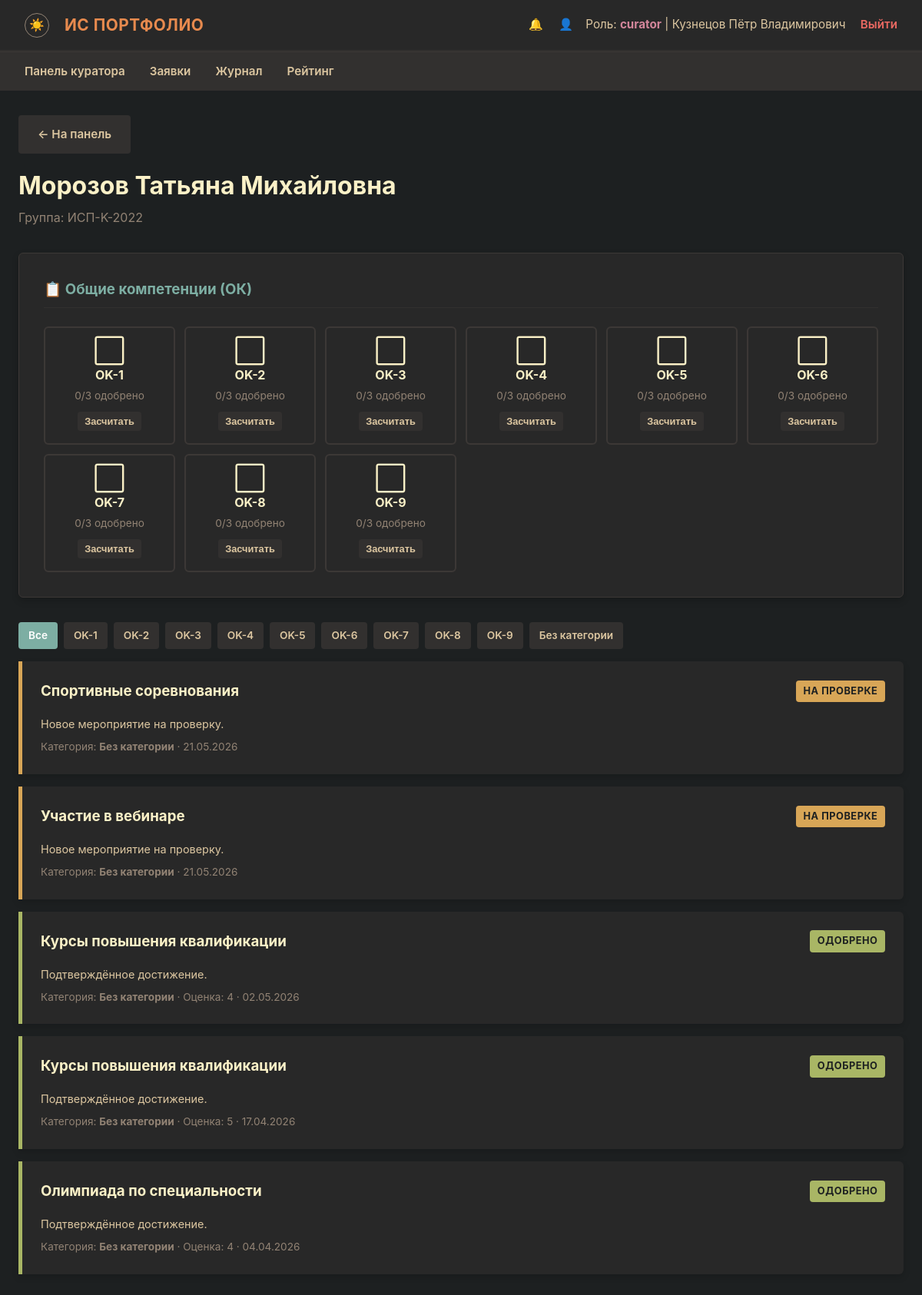
The page /curator/student_ok/12 (signed in) on the database its author committed.
### models.py (models this page shows, shortened)
class User(db.Model, UserMixin):
    __tablename__ = 'users'
    id: int = db.Column(db.Integer, primary_key=True)
    username: str = db.Column(db.String(50), unique=True, nullable=False)
    password_hash: str = db.Column(db.String(256), nullable=False)
    role: str = db.Column(db.String(20), nullable=False)
    last_name: Optional[str] = db.Column(db.String(50), nullable=True)
    first_name: Optional[str] = db.Column(db.String(50), nullable=True)
    patronymic: Optional[str] = db.Column(db.String(50), nullable=True)
    group_name: Optional[str] = db.Column(db.String(20), nullable=True)
    group_id: Optional[int] = db.Column(db.Integer, db.ForeignKey('groups.id'), nullable=True)
    events = db.relationship('Event', backref='student', lazy=True, cascade='all, delete-orphan')
    notifications = db.relationship('Notification', backref='user', lazy=True, cascade='all, delete-orphan')
    scholarship_requests = db.relationship('ScholarshipRequest', backref='student', lazy=True, cascade='all, delete-orphan')
    curated_groups = db.relationship('Group', foreign_keys='Group.curator_id',
                                     back_populates='curator', lazy='select')
    @property
    def full_name(self) -> str:
        return ' '.join(filter(None, [self.last_name, self.first_name, self.patronymic])) or self.username

class Event(db.Model):
    __tablename__ = 'events'
    id: int = db.Column(db.Integer, primary_key=True)
    student_id: int = db.Column(db.Integer, db.ForeignKey('users.id'), nullable=False)
    title: str = db.Column(db.String(150), nullable=False)
    description: Optional[str] = db.Column(db.Text, nullable=True)
    status: str = db.Column(db.String(20), default=EventStatus.PENDING, nullable=False)
    previous_status: Optional[str] = db.Column(db.String(20), nullable=True)
    category: Optional[str] = db.Column(db.String(5), nullable=True)
    score: Optional[int] = db.Column(db.Integer, nullable=True)
    curator_comment: Optional[str] = db.Column(db.Text, nullable=True)
    commission_comment: Optional[str] = db.Column(db.Text, nullable=True)
    created_at: datetime = db.Column(db.DateTime, default=datetime.utcnow, nullable=False)
    commission_reviewed_at: Optional[datetime] = db.Column(db.DateTime, nullable=True)
    files = db.relationship('EventFile', backref='event', lazy=True, cascade='all, delete-orphan')
    @property
    def status_label(self) -> str:
        return {'pending':'На проверке','approved':'Одобрено','rejected':'Отклонено','disputed':'В комиссии'}.get(self.status,self.status)
    @property
    def category_label(self) -> str: return self.category if self.category else 'Без категории'

### routes/curator.py (the view)
    @app.route('/curator/student_ok/<int:student_id>', methods=['GET'])
    @login_required
    def curator_student_ok(student_id):
        if current_user.role != 'curator':
            abort(403)
        student = db.get_or_404(User, student_id)
        if student.role != 'student':
            abort(404)
        curator_gids = [g.id for g in current_user.curated_groups]
        if student.group_id not in curator_gids:
            abort(403)
        ok_stats = get_ok_stats(student_id)
        current_category = request.args.get('category')
        if current_category == 'none':
            events = Event.query.filter(
                Event.student_id == student_id, Event.category.is_(None)
            ).order_by(Event.created_at.desc()).all()
        elif current_category:
            events = Event.query.filter_by(
                student_id=student_id, category=current_category
            ).order_by(Event.created_at.desc()).all()
        else:
            events = Event.query.filter_by(student_id=student_id).order_by(
                Event.created_at.desc()
            ).all()
        return render_template('curator_student_ok.html',
                               student=student, ok_stats=ok_stats,
                               ok_list=OK_LIST,
                               current_category=current_category,
                               events=events)

### helpers.py (called while the page is built)
def generate_csrf_token() -> str:
    if '_csrf_token' not in session:
        session['_csrf_token'] = secrets.token_hex(CSRF_TOKEN_BYTES)
    return session['_csrf_token']

### services/ok_service.py (called while the page is built)
def get_ok_stats(student_id: int) -> List[dict]:
    overrides = set(
        r.ok_category for r in CuratorOKOverride.query.filter_by(student_id=student_id).all()
    )
    approved = {
        c: Event.query.filter_by(
            student_id=student_id, category=c, status=EventStatus.APPROVED
        ).count()
        for c in OK_LIST
    }
    pending = {
        c: Event.query.filter_by(
            student_id=student_id, category=c, status=EventStatus.PENDING
        ).count()
        for c in OK_LIST
    }
    result = []
    for ok in OK_LIST:
        cnt = approved.get(ok, 0)
        done = cnt >= OK_MIN_EVENTS or ok in overrides
        result.append({
            'ok': ok,
            'approved': cnt,
            'pending': pending.get(ok, 0),
            'has_override': ok in overrides,
            'done': done,
        })
    return result

### templates/curator_student_ok.html (shortened to what this page needs)
{% extends 'base.html' %}
{% block content %}
<div class="page-header">
    <div>
        <a href="{{ url_for('curator_dashboard') }}" class="btn" style="background-color: var(--bg2); color: var(--fg1); text-decoration: none; margin-bottom: 0.5rem; display: inline-block;">← На панель</a>
        <h1 style="color: var(--fg0); margin: 0.5rem 0 0 0;">{{ student.full_name }}</h1>
        <p style="color: var(--gray); margin: 0.25rem 0 0 0;">Группа: {{ student.group_name or '—' }}</p>
    </div>
</div>
<div class="form-card" style="margin-bottom: 2rem;">
    <h3 class="section-heading">📋 Общие компетенции (ОК)</h3>
    <div style="display: grid; grid-template-columns: repeat(auto-fill, minmax(150px, 1fr)); gap: 0.75rem;">
        {% for ok in ok_stats %}
        <div style="padding: 1rem; text-align: center; border-radius: 6px;
                    background: var(--bg1); border: 2px solid var(--bg3);
                    {% if ok.done %}border-color: var(--green);{% endif %}">
            <div style="font-size: 1.8rem; line-height: 1; margin-bottom: 0.25rem;">
                {% if ok.done %}✅{% elif ok.approved > 0 %}⏳{% else %}⬜{% endif %}
            </div>
            <div style="font-weight: bold; font-size: 1rem; color: var(--fg0);">{{ ok.ok }}</div>
            <div style="font-size: 0.85rem; color: var(--gray); margin-top: 0.25rem;">
                {{ ok.approved }}/3 одобрено
            </div>
            <form action="{{ url_for('curator_toggle_ok', student_id=student.id, ok_category=ok.ok) }}" method="POST" style="margin-top: 0.5rem;">
                <button type="submit" class="btn" style="padding: 0.25rem 0.5rem; font-size: 0.8rem;
                    {% if ok.has_override %}background: var(--red); color: #fff;{% else %}background: var(--bg2); color: var(--fg1);{% endif %}">
                    {% if ok.has_override %}Отменить зачёт{% else %}Засчитать{% endif %}
                </button>
            </form>
        </div>
        {% endfor %}
    </div>
</div>
<div style="display: flex; gap: 0.5rem; margin-bottom: 1rem; flex-wrap: wrap;">
    <a href="{{ url_for('curator_student_ok', student_id=student.id) }}" class="btn" style="padding: 0.35rem 0.75rem; font-size: 0.85rem;
       {% if not current_category %}background: var(--blue); color: #fff;{% else %}background: var(--bg2); color: var(--fg1);{% endif %}">Все</a>
    {% for ok in ok_list %}
    <a href="{{ url_for('curator_student_ok', student_id=student.id) }}?category={{ ok }}" class="btn" style="padding: 0.35rem 0.75rem; font-size: 0.85rem;
       {% if current_category == ok %}background: var(--blue); color: #fff;{% else %}background: var(--bg2); color: var(--fg1);{% endif %}">{{ ok }}</a>
    {% endfor %}
    <a href="{{ url_for('curator_student_ok', student_id=student.id) }}?category=none" class="btn" style="padding: 0.35rem 0.75rem; font-size: 0.85rem;
       {% if current_category == 'none' %}background: var(--blue); color: #fff;{% else %}background: var(--bg2); color: var(--fg1);{% endif %}">Без категории</a>
</div>
{% if events %}
<div style="display: flex; flex-direction: column; gap: 1rem;">
    {% for e in events %}
    <div class="post-card {{ e.status }}">
        <div class="post-header">
            <h3 style="color: var(--fg0); margin: 0;">
                <a href="{{ url_for('event_detail', event_id=e.id) }}" style="color: var(--fg0); text-decoration: none;">{{ e.title }}</a>
            </h3>
            <span class="status-badge badge-{{ e.status }}">{{ e.status_label }}</span>
        </div>
        <div style="color: var(--fg1); font-size: 0.9rem; margin-bottom: 0.5rem;">
            {{ e.description or '' }}
        </div>
        <div style="color: var(--gray); font-size: 0.85rem;">
            Категория: <strong>{{ e.category_label }}</strong>
            {% if e.score %} · Оценка: {{ e.score }}{% endif %}
            · {{ e.created_at.strftime('%d.%m.%Y') if e.created_at else '' }}
        </div>
    </div>
    {% endfor %}
</div>
{% else %}
<div class="form-card" style="text-align: center; padding: 2rem;">
    <p style="color: var(--gray);">Нет мероприятий{% if current_category %} по категории {{ current_category }}{% endif %}.</p>
</div>
{% endif %}
{% endblock %}

### templates/base.html (shortened to what this page needs)
<!DOCTYPE html>
<html lang="ru">
<head>
    <link rel="stylesheet" href="{{ url_for('static', filename='css/style.css') }}">
</head>
<body>
    {% if current_user.is_authenticated %}
    <nav class="navbar">
        <div class="navbar-brand">
            <button class="theme-toggle" id="themeToggle" title="Сменить тему">☀️</button>
            ИС Портфолио
        </div>
        <div class="navbar-user">
            <a href="{{ url_for('notifications') }}" style="color: var(--fg1); text-decoration: none; margin-right: 1rem; position: relative;">
                🔔
            </a>
            <a href="{{ url_for('profile') }}" style="color: var(--fg1); text-decoration: none; margin-right: 0.75rem;">👤</a>
            Роль: <strong>{{ current_user.role }}</strong> |
            {% if current_user.last_name or current_user.first_name %}
            {{ current_user.last_name or '' }} {{ current_user.first_name or '' }} {{ current_user.patronymic or '' }}
            {% else %}
            {{ current_user.username }}
            {% endif %}
            <a href="{{ url_for('logout') }}" class="logout-link">Выйти</a>
        </div>
    </nav>
    <nav class="role-nav">
        <ul>
            {% if current_user.role == 'admin' %}
            <li><a href="{{ url_for('admin_dashboard') }}">Панель</a></li>
            <li><a href="{{ url_for('admin_users') }}">Пользователи</a></li>
            <li><a href="{{ url_for('admin_groups') }}">Группы</a></li>
            <li><a href="{{ url_for('admin_audit') }}">Аудит</a></li>
            {% elif current_user.role == 'student' %}
            <li><a href="{{ url_for('student_dashboard') }}">Моя панель</a></li>
            <li><a href="{{ url_for('student_create') }}">Создать пост</a></li>
            <li><a href="{{ url_for('student_history') }}">История</a></li>
            <li><a href="{{ url_for('rating') }}">Рейтинг</a></li>
            {% elif current_user.role == 'curator' %}
            <li><a href="{{ url_for('curator_dashboard') }}">Панель куратора</a></li>
            <li><a href="{{ url_for('curator_pending') }}">Заявки</a></li>
            <li><a href="{{ url_for('curator_resolved') }}">Журнал</a></li>
            <li><a href="{{ url_for('rating') }}">Рейтинг</a></li>
            {% elif current_user.role == 'commission' %}
            <li><a href="{{ url_for('commission_dashboard') }}">Панель комиссии</a></li>
            <li><a href="{{ url_for('commission_disputes') }}">Споры</a></li>
            <li><a href="{{ url_for('commission_scholarships') }}">Стипендии</a></li>
            <li><a href="{{ url_for('commission_archive') }}">Архив</a></li>
            {% endif %}
        </ul>
    </nav>
    {% endif %}
    <div class="container">
        {% block content %}{% endblock %}
    </div>
</body>
</html>

### static/css/style.css (style rules this page uses)
:root { --bg0: #1d2021; --bg1: #282828; --bg2: #32302f; --bg3: #3c3836; --fg0: #fbf1c7; --fg1: #ddc7a1; --red: #ea6962; --green: #a9b665; --yellow: #d8a657; --blue: #7daea3; --orange: #e78a4e; --purple: #d3869b; --gray: #928374; }
* { box-sizing: border-box; margin: 0; padding: 0; }
body { background-color: var(--bg0); color: var(--fg0); font-family: -apple-system, BlinkMacSystemFont, "Segoe UI", Roboto, Helvetica, Arial, sans-serif; font-size: 16px; line-height: 1.6; padding-bottom: 3rem; }
.navbar { background-color: var(--bg1); padding: 1rem 2rem; display: flex; justify-content: space-between; align-items: center; border-bottom: 2px solid var(--bg2); box-shadow: 0 4px 6px rgba(0, 0, 0, 0.3); }
.navbar-brand { display: flex; align-items: center; gap: 0.5rem; font-weight: 700; color: var(--orange); font-size: 1.3rem; letter-spacing: 0.5px; text-transform: uppercase; }
.navbar-user { color: var(--fg1); font-size: 0.95rem; }
.navbar-user strong { color: var(--purple); }
.logout-link { color: var(--red); text-decoration: none; margin-left: 15px; font-weight: 600; border-bottom: 1px dashed transparent; transition: border-color 0.2s ease; }
.role-nav { background-color: var(--bg2); padding: 0.75rem 2rem; border-top: 1px solid var(--bg3); }
.role-nav ul { list-style: none; display: flex; gap: 2rem; margin: 0; }
.role-nav li { display: inline; }
.role-nav a { color: var(--fg1); text-decoration: none; font-weight: 600; font-size: 0.95rem; padding: 0.5rem 0; border-bottom: 2px solid transparent; transition: border-color 0.2s ease, color 0.2s ease; }
.container { max-width: 1200px; margin: 2rem auto; padding: 0 1.5rem; }
.form-card { background-color: var(--bg1); border: 1px solid var(--bg3); border-radius: 6px; padding: 2rem; margin-bottom: 2rem; box-shadow: 0 4px 10px rgba(0, 0, 0, 0.2); }
.btn { display: inline-block; padding: 0.75rem 1.5rem; border: 1px solid transparent; border-radius: 4px; cursor: pointer; font-weight: 600; font-size: 0.95rem; text-align: center; text-decoration: none; transition: opacity 0.15s ease, transform 0.1s ease; }
.post-card { background-color: var(--bg1); border-left: 5px solid var(--gray); border-radius: 0 6px 6px 0; padding: 1.5rem; box-shadow: 0 4px 8px rgba(0,0,0,0.15); transition: transform 0.2s ease; }
.post-card.pending { border-left-color: var(--yellow); }
.post-card.approved { border-left-color: var(--green); }
.post-header { display: flex; justify-content: space-between; align-items: center; margin-bottom: 1rem; flex-wrap: wrap; gap: 0.5rem; }
.status-badge { padding: 0.25rem 0.6rem; border-radius: 4px; font-size: 0.8rem; font-weight: 700; text-transform: uppercase; letter-spacing: 0.5px; }
.badge-pending { background-color: var(--yellow); color: var(--bg0); }
.badge-approved { background-color: var(--green); color: var(--bg0); }
.theme-toggle { background: none; border: 1px solid var(--gray); border-radius: 50%; width: 32px; height: 32px; display: inline-flex; align-items: center; justify-content: center; cursor: pointer; font-size: 1rem; line-height: 1; color: var(--fg1); margin-right: 0.75rem; vertical-align: middle; }
.page-header { display: flex; justify-content: space-between; align-items: center; margin-bottom: 2rem; flex-wrap: wrap; gap: 1rem; }
.section-heading { margin-bottom: 1.5rem; color: var(--blue); border-bottom: 1px solid var(--bg2); padding-bottom: 0.5rem; }

### rows shown on the page
User: role "curator", last_name "Кузнецов", first_name "Пётр", patronymic "Владимирович"
User: full_name "Морозов Татьяна Михайловна", group_name "ИСП-K-2022"
Event: title "Спортивные соревнования", status_label "НА ПРОВЕРКЕ", description "Новое мероприятие на проверку.", category_label "Без категории", created_at "21.05.2026"
Event: title "Участие в вебинаре", status_label "НА ПРОВЕРКЕ", description "Новое мероприятие на проверку.", category_label "Без категории", created_at "21.05.2026"
Event: title "Курсы повышения квалификации", status_label "ОДОБРЕНО", description "Подтверждённое достижение.", category_label "Без категории", score "4", created_at "02.05.2026"
Event: title "Курсы повышения квалификации", status_label "ОДОБРЕНО", description "Подтверждённое достижение.", category_label "Без категории", score "5", created_at "17.04.2026"
Event: title "Олимпиада по специальности", status_label "ОДОБРЕНО", description "Подтверждённое достижение.", category_label "Без категории", score "4", created_at "04.04.2026"

### other values the page prints
{{ ok.ok }} "OK-1" "OK-2" "OK-3" "OK-4" "OK-5" "OK-6" "OK-7" "OK-8" "OK-9"
{{ ok.approved }} "0" "0" "0" "0" "0" "0" "0" "0" "0"
{{ ok }} "OK-1" "OK-2" "OK-3" "OK-4" "OK-5" "OK-6" "OK-7" "OK-8" "OK-9"
